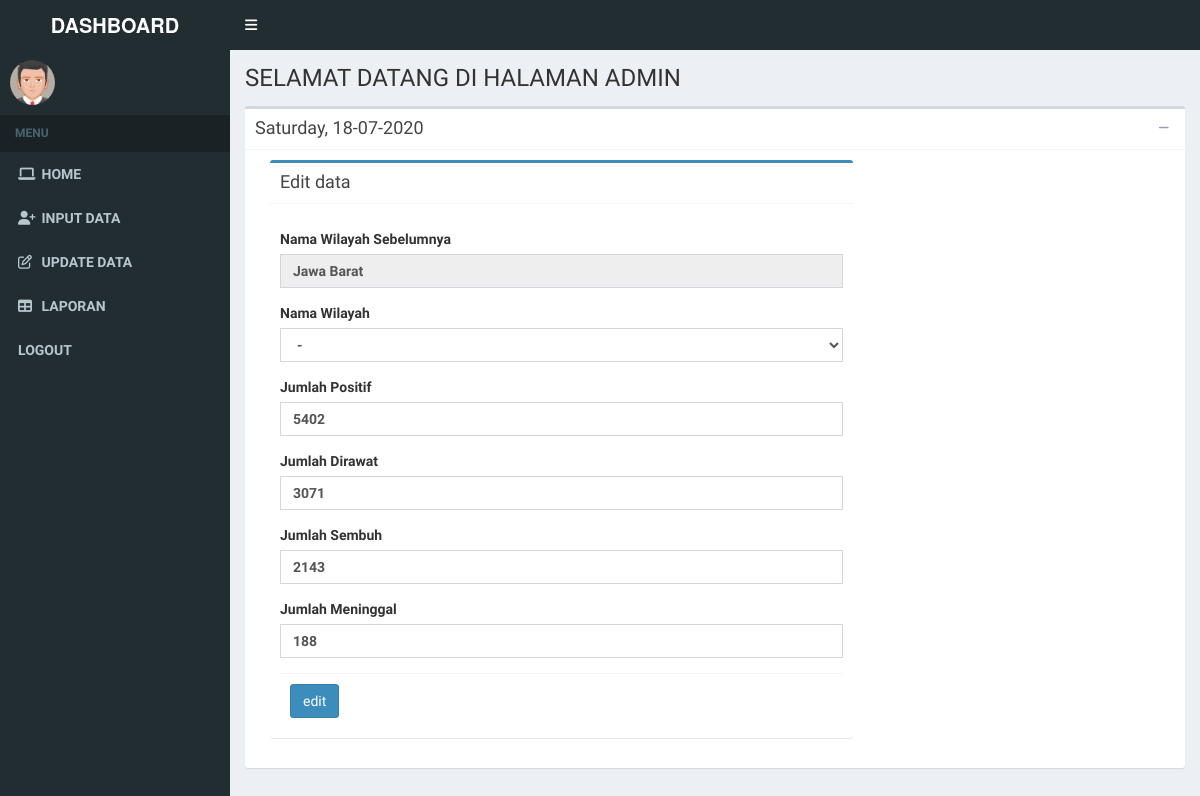
Page /page/home.php?page=edit_form&id=5 on the committed database.
### tables this page shows
CREATE TABLE `data_pasien` (
  `id` int(11) NOT NULL,
  `area` varchar(50) NOT NULL,
  `positif` int(255) NOT NULL,
  `rawat` int(255) NOT NULL,
  `sembuh` int(255) NOT NULL,
  `meninggal` int(255) NOT NULL
);

### page/edit_form.php (the view, shortened to what this page needs)
<?php
  include '../koneksi.php';
  $id = $_GET['id'];
  $query2  = mysqli_query($db, "SELECT * FROM `data_pasien` WHERE `id` = '$id' ");
  $data2   = mysqli_fetch_assoc($query2);
?>
<div class="col-md-8">
          <div class="box box-primary">
            <div class="box-header with-border">
              <h3 class="box-title">Edit data</h3>
            </div>
            <form role="form" action="edit_proses.php" method="post">
              <div class="box-body">
                <div class="form-group">
                  <label for="exampleInputEmail1">Nama Wilayah Sebelumnya</label>
                  <input type="text" class="form-control" id="exampleInputEmail1" placeholder="jumlah positif..." name="" value="<?php echo $data2['area'];?>" disabled>
                </div>
                <div class="form-group">
                  <label>Nama Wilayah</label>
                  <select name="wilayah" class="form-control select2" required="">
                      <option value="" selected="selected">-</option>
                  </select>
                </div>
                <div class="form-group">
                  <label for="exampleInputEmail1">Jumlah Positif</label>
                  <input type="text" class="form-control" id="exampleInputEmail1" placeholder="jumlah positif..." name="positif" value="<?php echo $data2['positif'];?>" required>
                </div>
                <div class="form-group">
                  <label for="exampleInputEmail1">Jumlah Dirawat</label>
                  <input type="text" class="form-control" id="exampleInputEmail1" placeholder="Jumlah Dirawat..." name="dirawat" value="<?php echo $data2['rawat'];?>" required>
                </div>
                <div class="form-group">
                  <label for="exampleInputEmail1">Jumlah Sembuh</label>
                  <input type="text" class="form-control" id="exampleInputEmail1" placeholder="Jumlah Sembuh..." name="sembuh" value="<?php echo $data2['sembuh'];?>" required>
                </div>
                <div class="form-group">
                  <label for="exampleInputEmail1">Jumlah Meninggal</label>
                  <input type="text" class="form-control" id="exampleInputEmail1" placeholder="Jumlah Meninggal..." name="meninggal" value="<?php echo $data2['meninggal'];?>" required>
                </div>
              <div class="box-footer">
                <button type="submit" class="btn btn-primary" name="edit">edit</button>
              </div>
            </form>
          </div>
</div>

### rows in the picture
data_pasien: area "Jawa Barat", positif "5402", dirawat "3071", sembuh "2143", meninggal "188"
